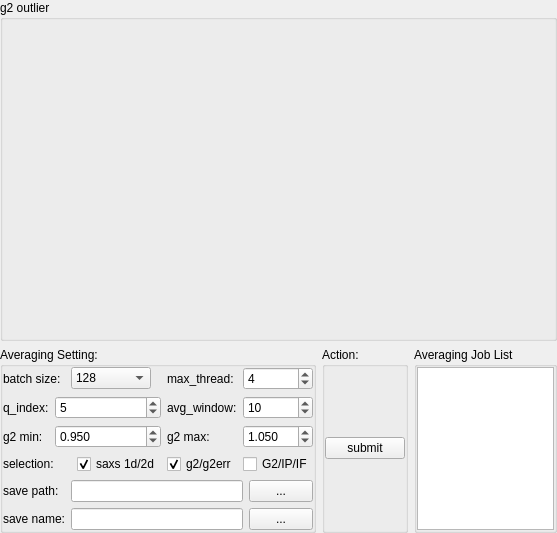
       <widget class="QWidget" name="tab_5">
        <attribute name="title">
         <string>Average</string>
        </attribute>
        <layout class="QGridLayout" name="gridLayout_36">
         <property name="leftMargin">
          <number>0</number>
         </property>
         <property name="topMargin">
          <number>0</number>
         </property>
         <property name="rightMargin">
          <number>0</number>
         </property>
         <property name="bottomMargin">
          <number>0</number>
         </property>
         <item row="0" column="0" colspan="3">
          <widget class="QGroupBox" name="groupBox_10">
           <property name="title">
            <string>g2 outlier</string>
           </property>
           <layout class="QGridLayout" name="gridLayout_31">
            <item row="0" column="0">
             <widget class="PlotWidgetDev" name="mp_avg_g2" native="true">
              <property name="sizePolicy">
               <sizepolicy hsizetype="Expanding" vsizetype="Expanding">
                <horstretch>0</horstretch>
                <verstretch>0</verstretch>
               </sizepolicy>
              </property>
              <property name="minimumSize">
               <size>
                <width>0</width>
                <height>300</height>
               </size>
              </property>
             </widget>
            </item>
           </layout>
          </widget>
         </item>
         <item row="1" column="0">
          <widget class="QGroupBox" name="groupBox_8">
           <property name="sizePolicy">
            <sizepolicy hsizetype="Preferred" vsizetype="Preferred">
             <horstretch>2</horstretch>
             <verstretch>0</verstretch>
            </sizepolicy>
           </property>
           <property name="title">
            <string>Averaging Setting:</string>
           </property>
           <layout class="QGridLayout" name="gridLayout_30">
            <property name="leftMargin">
             <number>0</number>
            </property>
            <property name="topMargin">
             <number>0</number>
            </property>
            <property name="rightMargin">
             <number>0</number>
            </property>
            <property name="bottomMargin">
             <number>0</number>
            </property>
            <item row="0" column="0">
             <layout class="QGridLayout" name="gridLayout_28">
              <item row="0" column="5" colspan="2">
               <widget class="QSpinBox" name="max_thread_count">
                <property name="minimum">
                 <number>1</number>
                </property>
                <property name="maximum">
                 <number>32</number>
                </property>
                <property name="singleStep">
                 <number>1</number>
                </property>
                <property name="value">
                 <number>4</number>
                </property>
               </widget>
              </item>
              <item row="2" column="5" colspan="2">
               <widget class="QDoubleSpinBox" name="avg_blmax">
                <property name="decimals">
                 <number>3</number>
                </property>
                <property name="minimum">
                 <double>0.900000000000000</double>
                </property>
                <property name="maximum">
                 <double>10.000000000000000</double>
                </property>
                <property name="singleStep">
                 <double>0.010000000000000</double>
                </property>
                <property name="value">
                 <double>1.050000000000000</double>
                </property>
               </widget>
              </item>
              <item row="6" column="2" colspan="4">
               <widget class="QLineEdit" name="avg_save_path">
                <property name="clearButtonEnabled">
                 <bool>true</bool>
                </property>
               </widget>
              </item>
              <item row="2" column="4">
               <widget class="QLabel" name="label_39">
                <property name="text">
                 <string>g2 max:</string>
                </property>
               </widget>
              </item>
              <item row="7" column="6">
               <widget class="QPushButton" name="btn_set_average_save_name">
                <property name="minimumSize">
                 <size>
                  <width>10</width>
                  <height>0</height>
                 </size>
                </property>
                <property name="text">
                 <string>...</string>
                </property>
               </widget>
              </item>
              <item row="0" column="0" colspan="2">
               <widget class="QLabel" name="label_17">
                <property name="text">
                 <string>batch size:</string>
                </property>
               </widget>
              </item>
              <item row="1" column="0">
               <widget class="QLabel" name="label_32">
                <property name="text">
                 <string>q_index:</string>
                </property>
               </widget>
              </item>
              <item row="2" column="0">
               <widget class="QLabel" name="label_25">
                <property name="text">
                 <string>g2 min:</string>
                </property>
               </widget>
              </item>
              <item row="7" column="0" colspan="2">
               <widget class="QLabel" name="label_19">
                <property name="text">
                 <string>save name:</string>
                </property>
               </widget>
              </item>
              <item row="3" column="5" rowspan="3" colspan="2">
               <widget class="QCheckBox" name="bx_avg_G2IPIF">
                <property name="text">
                 <string>G2/IP/IF</string>
                </property>
               </widget>
              </item>
              <item row="1" column="5" colspan="2">
               <widget class="QSpinBox" name="avg_window">
                <property name="minimum">
                 <number>1</number>
                </property>
                <property name="value">
                 <number>10</number>
                </property>
               </widget>
              </item>
              <item row="3" column="4" rowspan="3">
               <widget class="QCheckBox" name="bx_avg_g2g2err">
                <property name="text">
                 <string>g2/g2err</string>
                </property>
                <property name="checked">
                 <bool>true</bool>
                </property>
               </widget>
              </item>
              <item row="7" column="2" colspan="4">
               <widget class="QLineEdit" name="avg_save_name">
                <property name="clearButtonEnabled">
                 <bool>true</bool>
                </property>
               </widget>
              </item>
              <item row="6" column="0" colspan="2">
               <widget class="QLabel" name="label_20">
                <property name="text">
                 <string>save path:</string>
                </property>
               </widget>
              </item>
              <item row="6" column="6">
               <widget class="QPushButton" name="btn_set_average_save_path">
                <property name="minimumSize">
                 <size>
                  <width>10</width>
                  <height>0</height>
                 </size>
                </property>
                <property name="text">
                 <string>...</string>
                </property>
               </widget>
              </item>
              <item row="3" column="3" rowspan="3">
               <widget class="QCheckBox" name="bx_avg_saxs">
                <property name="text">
                 <string>saxs 1d/2d</string>
                </property>
                <property name="checked">
                 <bool>true</bool>
                </property>
               </widget>
              </item>
              <item row="3" column="0" rowspan="3" colspan="3">
               <widget class="QLabel" name="label_26">
                <property name="text">
                 <string>selection:</string>
                </property>
               </widget>
              </item>
              <item row="1" column="4">
               <widget class="QLabel" name="label_33">
                <property name="text">
                 <string>avg_window:</string>
                </property>
               </widget>
              </item>
              <item row="0" column="4">
               <widget class="QLabel" name="label_40">
                <property name="text">
                 <string>max_thread:</string>
                </property>
               </widget>
              </item>
              <item row="0" column="2" colspan="2">
               <widget class="QComboBox" name="cb_avg_chunk_size">
                <property name="maximumSize">
                 <size>
                  <width>80</width>
                  <height>16777215</height>
                 </size>
                </property>
                <property name="currentIndex">
                 <number>2</number>
                </property>
                <item>
                 <property name="text">
                  <string>32</string>
                 </property>
                </item>
                <item>
                 <property name="text">
                  <string>64</string>
                 </property>
                </item>
                <item>
                 <property name="text">
                  <string>128</string>
                 </property>
                </item>
                <item>
                 <property name="text">
                  <string>256</string>
                 </property>
                </item>
                <item>
                 <property name="text">
                  <string>512</string>
                 </property>
                </item>
               </widget>
              </item>
              <item row="1" column="1" colspan="3">
               <widget class="QSpinBox" name="avg_qindex">
                <property name="maximum">
                 <number>999</number>
                </property>
                <property name="value">
                 <number>5</number>
                </property>
               </widget>
              </item>
              <item row="2" column="1" colspan="3">
               <widget class="QDoubleSpinBox" name="avg_blmin">
                <property name="specialValueText">
                 <string/>
                </property>
                <property name="decimals">
                 <number>3</number>
                </property>
                <property name="maximum">
                 <double>10.000000000000000</double>
                </property>
                <property name="singleStep">
                 <double>0.010000000000000</double>
                </property>
                <property name="value">
                 <double>0.950000000000000</double>
                </property>
               </widget>
              </item>
             </layout>
            </item>
           </layout>
          </widget>
         </item>
         <item row="1" column="1">
          <widget class="QGroupBox" name="groupBox_12">
           <property name="sizePolicy">
            <sizepolicy hsizetype="Fixed" vsizetype="Preferred">
             <horstretch>0</horstretch>
             <verstretch>0</verstretch>
            </sizepolicy>
           </property>
           <property name="title">
            <string>Action:</string>
           </property>
           <layout class="QGridLayout" name="gridLayout_35">
            <property name="leftMargin">
             <number>0</number>
            </property>
            <property name="topMargin">
             <number>0</number>
            </property>
            <property name="rightMargin">
             <number>0</number>
            </property>
            <property name="bottomMargin">
             <number>0</number>
            </property>
            <item row="0" column="0">
             <layout class="QVBoxLayout" name="verticalLayout_3">
              <item>
               <widget class="QPushButton" name="btn_submit_job">
                <property name="sizePolicy">
                 <sizepolicy hsizetype="Minimum" vsizetype="Fixed">
                  <horstretch>0</horstretch>
                  <verstretch>0</verstretch>
                 </sizepolicy>
                </property>
                <property name="text">
                 <string>submit</string>
                </property>
               </widget>
              </item>
             </layout>
            </item>
           </layout>
          </widget>
         </item>
         <item row="1" column="2">
          <widget class="QGroupBox" name="groupBox_9">
           <property name="sizePolicy">
            <sizepolicy hsizetype="Expanding" vsizetype="Preferred">
             <horstretch>2</horstretch>
             <verstretch>0</verstretch>
            </sizepolicy>
           </property>
           <property name="title">
            <string>Averaging Job List</string>
           </property>
           <layout class="QGridLayout" name="gridLayout_29">
            <property name="leftMargin">
             <number>0</number>
            </property>
            <property name="topMargin">
             <number>0</number>
            </property>
            <property name="rightMargin">
             <number>0</number>
            </property>
            <property name="bottomMargin">
             <number>0</number>
            </property>
            <item row="0" column="0" colspan="2">
             <widget class="QTableView" name="avg_job_table">
              <property name="sizePolicy">
               <sizepolicy hsizetype="Expanding" vsizetype="Preferred">
                <horstretch>0</horstretch>
                <verstretch>0</verstretch>
               </sizepolicy>
              </property>
              <property name="sizeAdjustPolicy">
               <enum>QAbstractScrollArea::SizeAdjustPolicy::AdjustToContents</enum>
              </property>
              <property name="selectionBehavior">
               <enum>QAbstractItemView::SelectionBehavior::SelectRows</enum>
              </property>
              <attribute name="horizontalHeaderMinimumSectionSize">
               <number>19</number>
              </attribute>
              <attribute name="horizontalHeaderDefaultSectionSize">
               <number>100</number>
              </attribute>
              <attribute name="horizontalHeaderStretchLastSection">
               <bool>true</bool>
              </attribute>
              <attribute name="verticalHeaderDefaultSectionSize">
               <number>30</number>
              </attribute>
             </widget>
            </item>
           </layout>
          </widget>
         </item>
        </layout>
       </widget>
